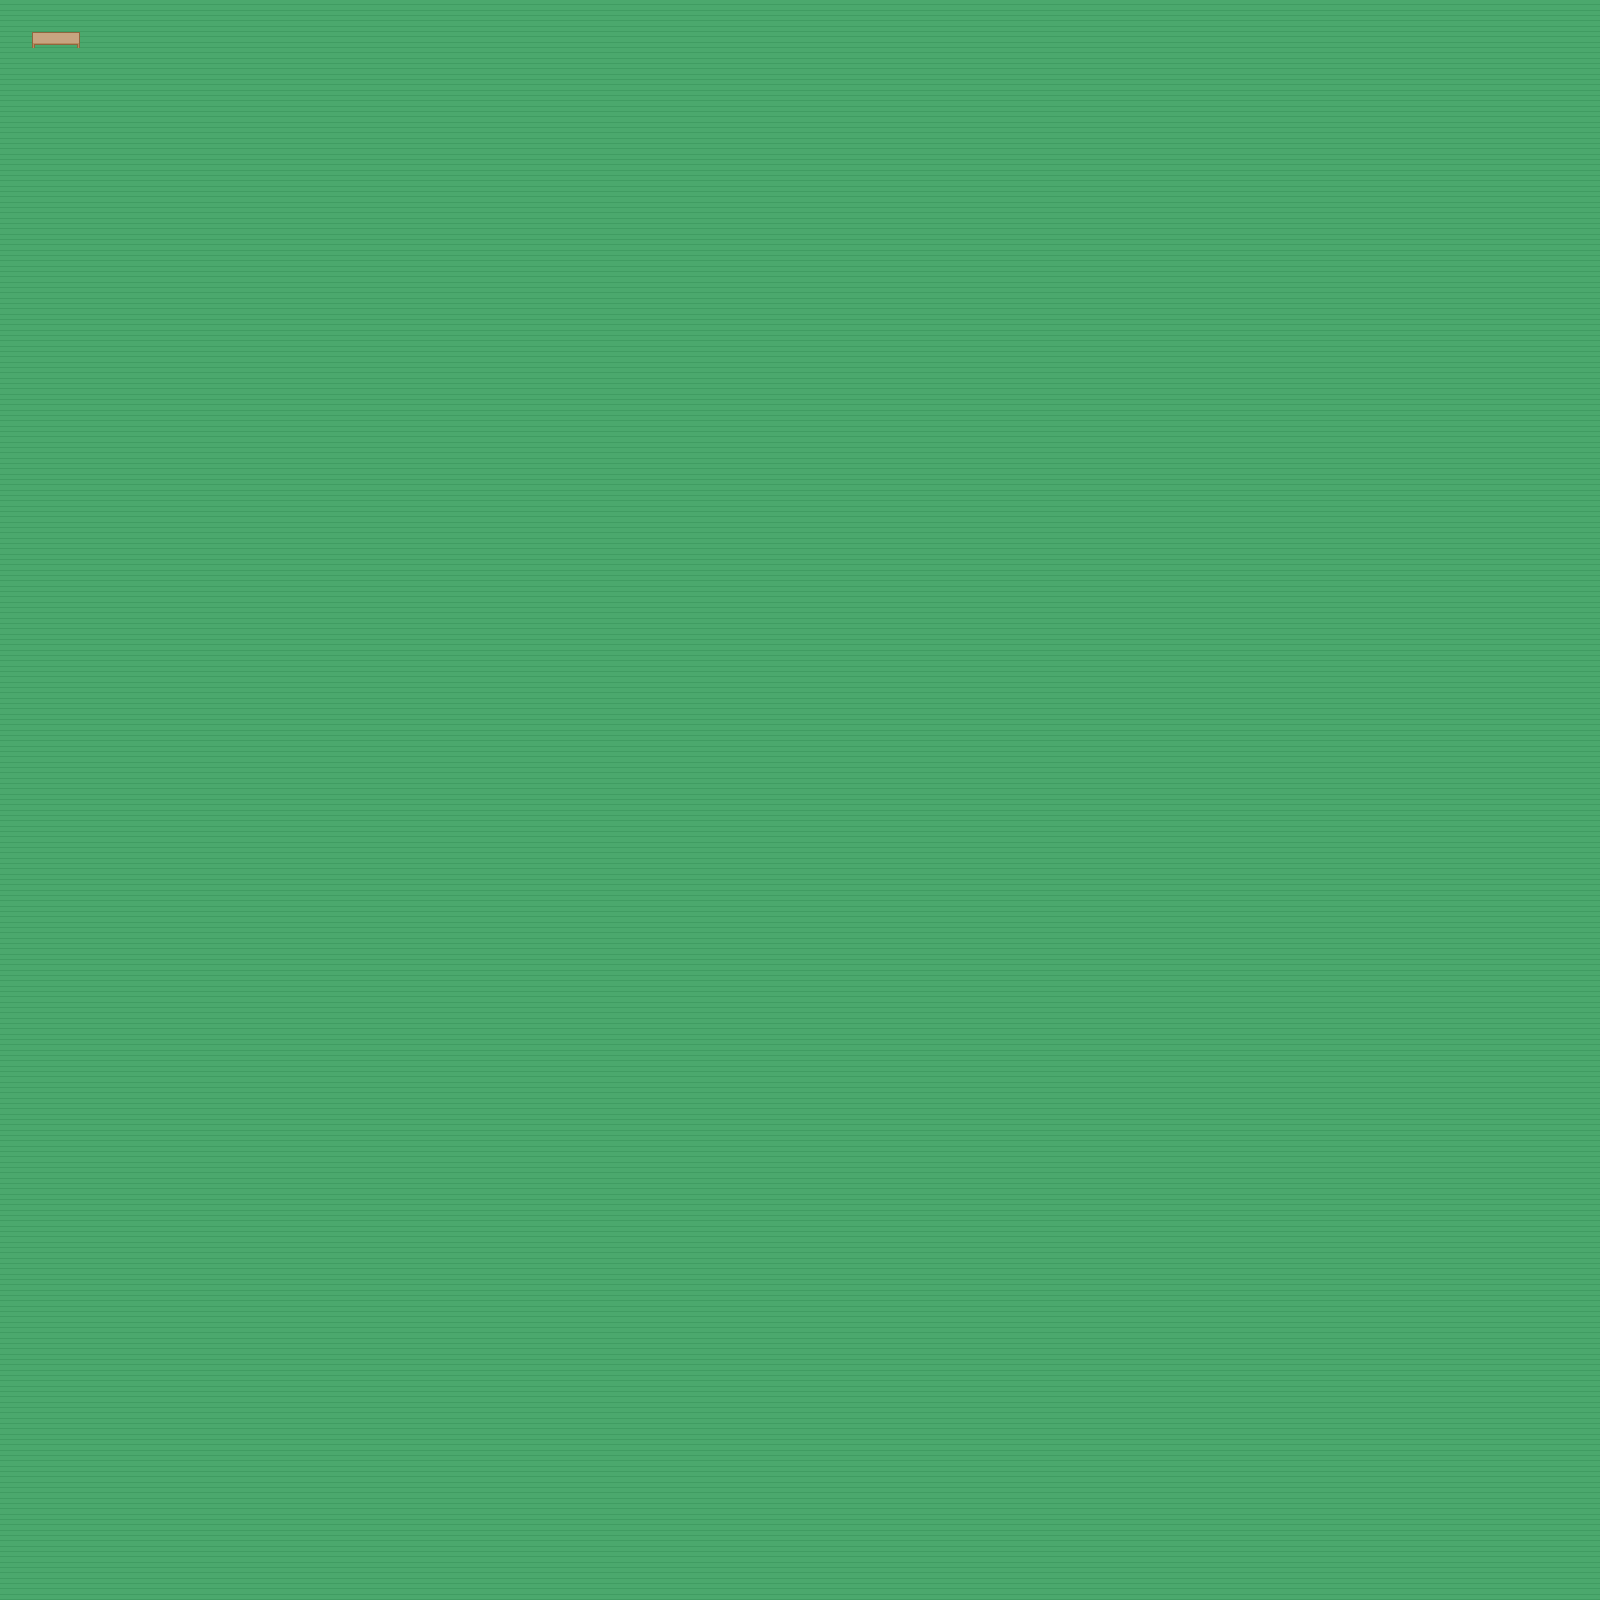

Rendered tile map (Tiled .tmx) drawn with the repository's tilesets; below, a short description and the map source with its tile grids summarised:
An orthogonal 100x100 tile map with 16x16 px tiles, 2 tile layers (floor, doodads), 3 tilesets and 3 objects (Speaker, Nana, Hero).

<map version="1.0" orientation="orthogonal" renderorder="right-down" width="100" height="100" tilewidth="16" tileheight="16" nextobjectid="12">
 <tileset firstgid="1" name="roguelikeIndoor_transparent" tilewidth="16" tileheight="16" spacing="1" tilecount="468">
  <image source="../../assets/spritesheets/roguelike_indoor_pack/Spritesheet/roguelikeIndoor_transparent.png" width="457" height="305" />
 </tileset>
 <tileset firstgid="469" name="nana" tilewidth="300" tileheight="300" tilecount="6">
  <image source="../../assets/spritesheets/nana/nana.png" width="900" height="600" />
  <tile id="0">
   <animation>
    <frame tileid="0" duration="1500" />
    <frame tileid="1" duration="300" />
    <frame tileid="0" duration="2000" />
    <frame tileid="2" duration="1000" />
   </animation>
  </tile>
 </tileset>
 <tileset firstgid="475" source="../../assets/spritesheets/hero/hero.tsx" />
 <layer name="floor" width="100" height="100">
  <data>[10000 cells, 10000 non-empty, 1 distinct tile ids]</data>
 </layer>
 <layer name="doodads" width="100" height="100">
  <data>[10000 cells, 3 non-empty, 3 distinct tile ids]</data>
 </layer>
 <objectgroup name="objects">
  <object id="3" name="Speaker" gid="455" x="32" y="32" width="16" height="16" />
  <object id="4" name="Nana" gid="469" x="80" y="48" width="30" height="30" />
  <object id="8" name="Hero" gid="475" x="48" y="64" width="32" height="32" />
 </objectgroup>
</map>
